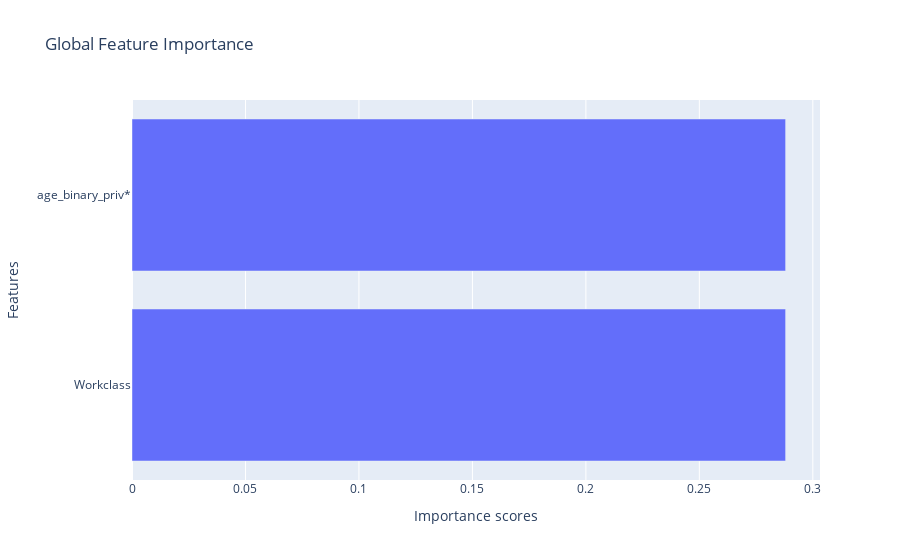

The code cell stored with this chart in its notebook:
### Code cell
# Print SHAP results and plot the explanations
print("SHAP results:")
global_explanations["shap_global"].ipython_plot(class_names=transformer.class_names)

### Figure 1 — Plotly figure (JSON) as saved in the notebook; plotly's stock layout.template omitted (floating-point values rounded to 4 significant figures)
{"data": [{"alignmentgroup": "True", "hovertemplate": "Importance scores=%{x}<br>Features=%{y}<extra></extra>", "legendgroup": "", "marker": {"color": "#636efa", "pattern": {"shape": ""}}, "name": "", "offsetgroup": "", "orientation": "h", "showlegend": false, "textposition": "auto", "x": [0.288, 0.288], "xaxis": "x", "y": ["Workclass", "age_binary_priv*"], "yaxis": "y", "type": "bar"}], "layout": {"barmode": "relative", "legend": {"tracegroupgap": 0}, "title": {"text": "Global Feature Importance"}, "xaxis": {"anchor": "y", "domain": [0.0, 1.0], "title": {"text": "Importance scores"}}, "yaxis": {"anchor": "x", "domain": [0.0, 1.0], "title": {"text": "Features"}}}}
